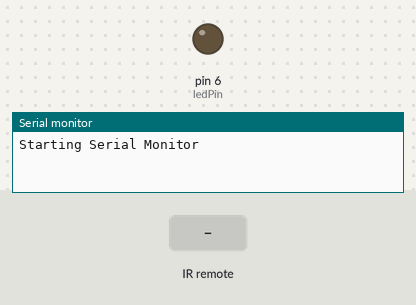
The sketch below on a simulated Arduino Uno, built with avr-gcc and run on an emulated ATmega328P. Shown: output pins drawn as LEDs (lit = HIGH), the last lines printed to the serial monitor. The test bench sets the inputs (shaded band).

Above: at 1.2 s.
1.3 s: infrared code 0xFFA25D received
At 2.6 s:
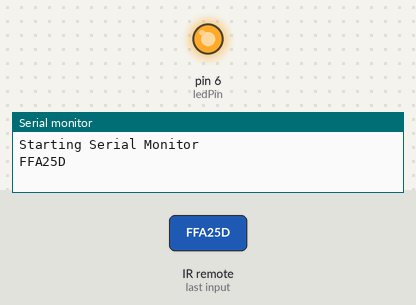
Timing chart, 0 to 4.3 s (numbered marks = the images above; inputs shaded):
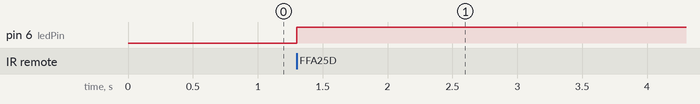

Measured:
- after the input at 1.3 s, pin 6 (ledPin): LOW → HIGH at once

The sketch:

IR_Remote.ino
```cpp
#include "IRremote.h"

int IR_Receiver=7;
int ledPin = 6;

IRrecv irrecv(IR_Receiver);
decode_results results;

void setup() {

  Serial.begin(9600);
  Serial.println("Starting Serial Monitor");
  pinMode(ledPin, OUTPUT);
  irrecv.enableIRIn();

}


void loop() {

  if (irrecv.decode(&results)) {

    Serial.print(results.value, HEX);
    Remote();
  }
}

void Remote()  {

  switch(results.value)  {

  case 0xFFA25D:
       digitalWrite(ledPin, HIGH);

    break;

  default:
       Serial.println("undefined button");

  }
    delay(50);
    irrecv.resume();

}
```
